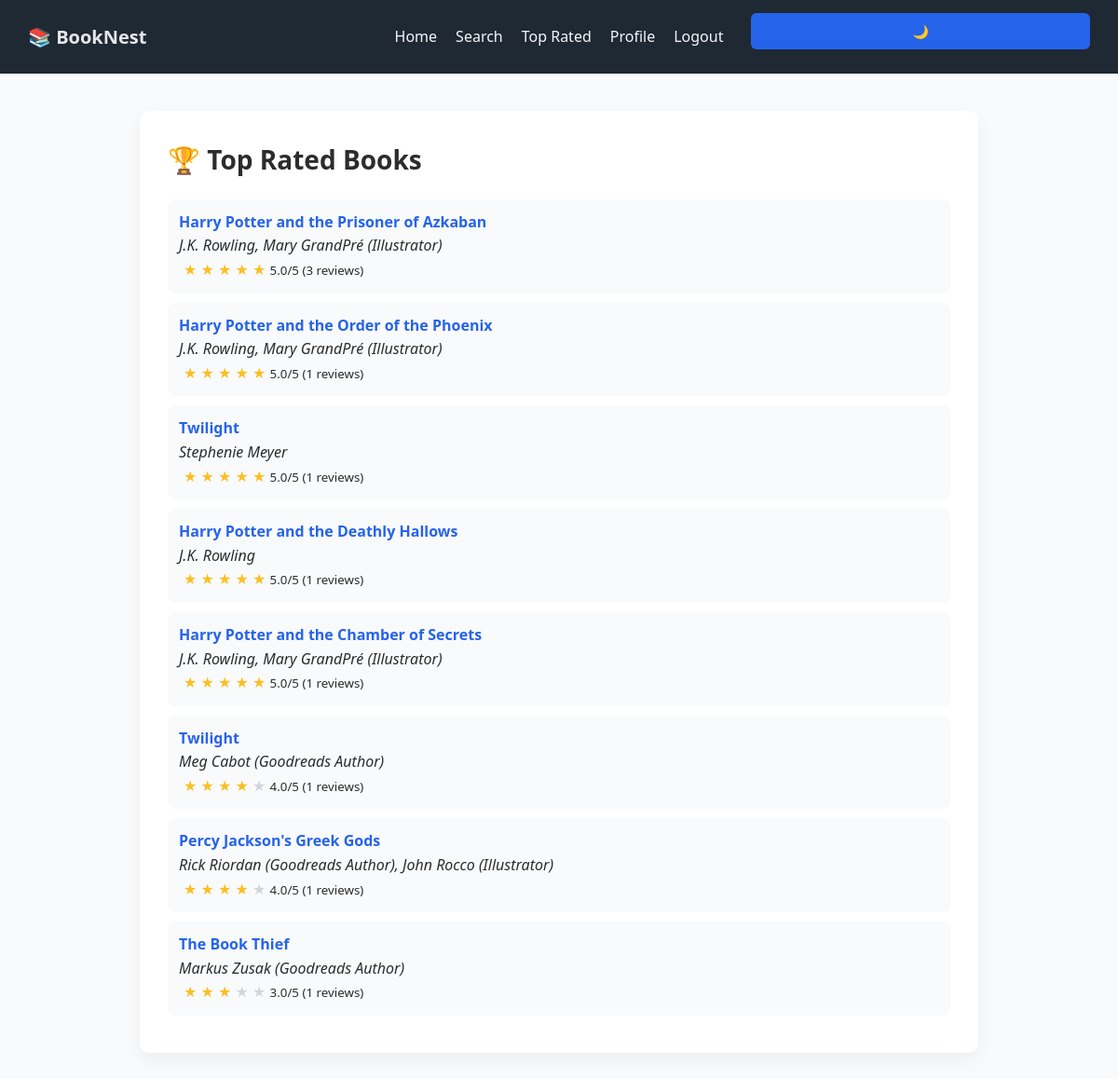
/top (signed in), run on the app's committed database.
### tables this page shows
CREATE TABLE "books" (
    id INTEGER PRIMARY KEY AUTOINCREMENT,
    title TEXT NOT NULL,
    author TEXT NOT NULL,
    isbn TEXT NOT NULL UNIQUE
);

### app.py (the view)
@app.route("/top")
@login_required
def top():
    top_books = db.execute("""
        SELECT
            books.title,
            books.author,
            books.isbn,
            ROUND(AVG(reviews.rating), 2) AS avg_rating,
            COUNT(reviews.id) AS review_count
        FROM reviews
        JOIN books ON reviews.book_id = books.id
        GROUP BY books.id
        HAVING COUNT(reviews.id) > 0
        ORDER BY avg_rating DESC, review_count DESC
        LIMIT 20
    """)
    return render_template("top.html", books=top_books)

### helpers.py (called while the page is built)
def login_required(f):
    @wraps(f)
    def decorated_function(*args, **kwargs):
        if session.get("user_id") is None:
            return redirect("/login")
        return f(*args, **kwargs)
    return decorated_function

### templates/top.html (shortened to what this page needs)
{% extends "layout.html" %}
{% block main %}
<h1>🏆 Top Rated Books</h1>
{% if books %}
    <ul>
    {% for book in books %}
        <li>
            <a href="/book/{{ book.isbn }}">
                <strong>{{ book.title }}</strong>
            </a>
            <br>
            <em>{{ book.author }}</em>
            <br>
            <span class="stars">
                {% for i in range(book.avg_rating | round(0, 'floor') | int) %}
                    ★
                {% endfor %}
                {% for i in range(5 - (book.avg_rating | round(0, 'floor') | int)) %}
                    <span class="star-empty">★</span>
                {% endfor %}
            </span>
            <small>
                {{ book.avg_rating }}/5 ({{ book.review_count }} reviews)
            </small>
        </li>
    {% endfor %}
    </ul>
{% else %}
    <p>No books have been reviewed yet.</p>
{% endif %}
{% endblock %}

### templates/layout.html (shortened to what this page needs)
<!DOCTYPE html>
<html lang="en">
<head>
    <link href="/static/styles.css" rel="stylesheet">
</head>
<body>
    <nav class="navbar">
        <div class="nav-left">
            <span class="nav-brand">📚 BookNest</span>
        </div>
        <div class="nav-links">
            {% if session.user_id %}
                <a href="/">Home</a>
                <a href="/search">Search</a>
                <a href="/top">Top Rated</a>
                <a href="/profile">Profile</a>
                <a href="/logout">Logout</a>
            {% else %}
                <a href="/login">Login</a>
                <a href="/register">Register</a>
            {% endif %}
        </div>
        <div class="nav-right">
            <button id="theme-toggle">🌙</button>
        </div>
    </nav>
    <main>
        {% block main %}
        {% endblock %}
    </main>
</body>
</html>

### static/styles.css (style rules this page uses)
* { margin: 0; padding: 0; box-sizing: border-box; font-family: "Segoe UI", Tahoma, Geneva, Verdana, sans-serif; }
body { background-color: #f5f6fa; color: #2c2c2c; line-height: 1.6; }
nav { background-color: #1f2933; padding: 14px 40px; display: flex; gap: 25px; }
nav a { color: #f5f6fa; text-decoration: none; font-weight: 500; }
main { max-width: 900px; margin: 40px auto; padding: 30px; background-color: #ffffff; border-radius: 10px; box-shadow: 0 8px 20px rgba(0, 0, 0, 0.05); }
h1 { margin-bottom: 20px; font-size: 28px; }
input, textarea, button { width: 100%; padding: 10px 12px; margin-bottom: 12px; border-radius: 6px; border: 1px solid #d1d5db; font-size: 14px; }
button { background-color: #2563eb; color: white; border: none; cursor: pointer; font-weight: 600; }
ul { list-style: none; }
li { padding: 12px; margin-bottom: 10px; background-color: #f9fafb; border-radius: 8px; }
a { color: #2563eb; text-decoration: none; }
.stars { color: #fbbf24; font-size: 16px; margin-left: 5px; }
.star-empty { color: #d1d5db; }
body, .book-card, .hero { transition: background-color 0.3s ease, color 0.3s ease; }
body { background-color: #f8fafc; background-image: url("https://www.transparenttextures.com/patterns/subtle-grunge.png"); }
.navbar { display: flex; align-items: center; padding: 14px 30px; gap: 30px; }
.nav-left { flex: 1; }
.nav-links { display: flex; gap: 20px; }
.nav-right { flex: 1; display: flex; justify-content: flex-end; }
.nav-links a { text-decoration: none; font-weight: 500; }
.nav-brand { font-weight: 700; font-size: 20px; color: #e5e7eb; }

### data on the page
books: title "Harry Potter and the Prisoner of Azkaban", author "J.K. Rowling, Mary GrandPré (Illustrator)", avg_rating "5.0", review_count "3"
books: title "Harry Potter and the Order of the Phoenix", author "J.K. Rowling, Mary GrandPré (Illustrator)", avg_rating "5.0", review_count "1"
books: title "Twilight", author "Stephenie Meyer", avg_rating "5.0", review_count "1"
books: title "Harry Potter and the Deathly Hallows", author "J.K. Rowling", avg_rating "5.0", review_count "1"
books: title "Harry Potter and the Chamber of Secrets", author "J.K. Rowling, Mary GrandPré (Illustrator)", avg_rating "5.0", review_count "1"
books: title "Twilight", author "Meg Cabot (Goodreads Author)", avg_rating "4.0", review_count "1"
books: title "Percy Jackson's Greek Gods", author "Rick Riordan (Goodreads Author), John Rocco (Illustrator)", avg_rating "4.0", review_count "1"
books: title "The Book Thief", author "Markus Zusak (Goodreads Author)", avg_rating "3.0", review_count "1"
